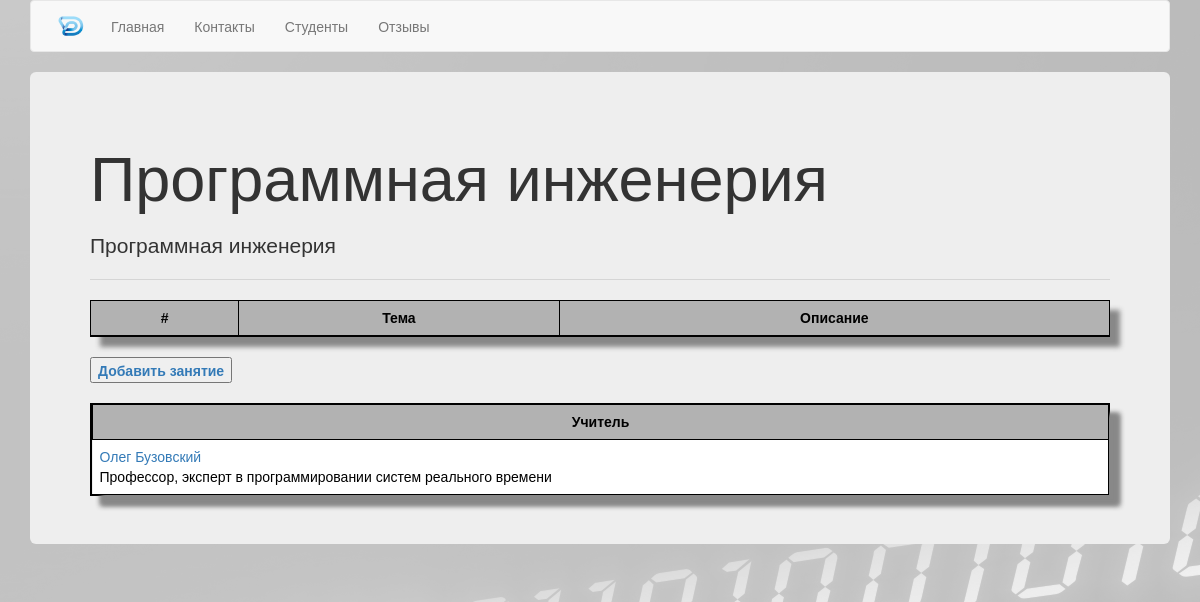
The page /courses/1/ on the database as committed earlier.
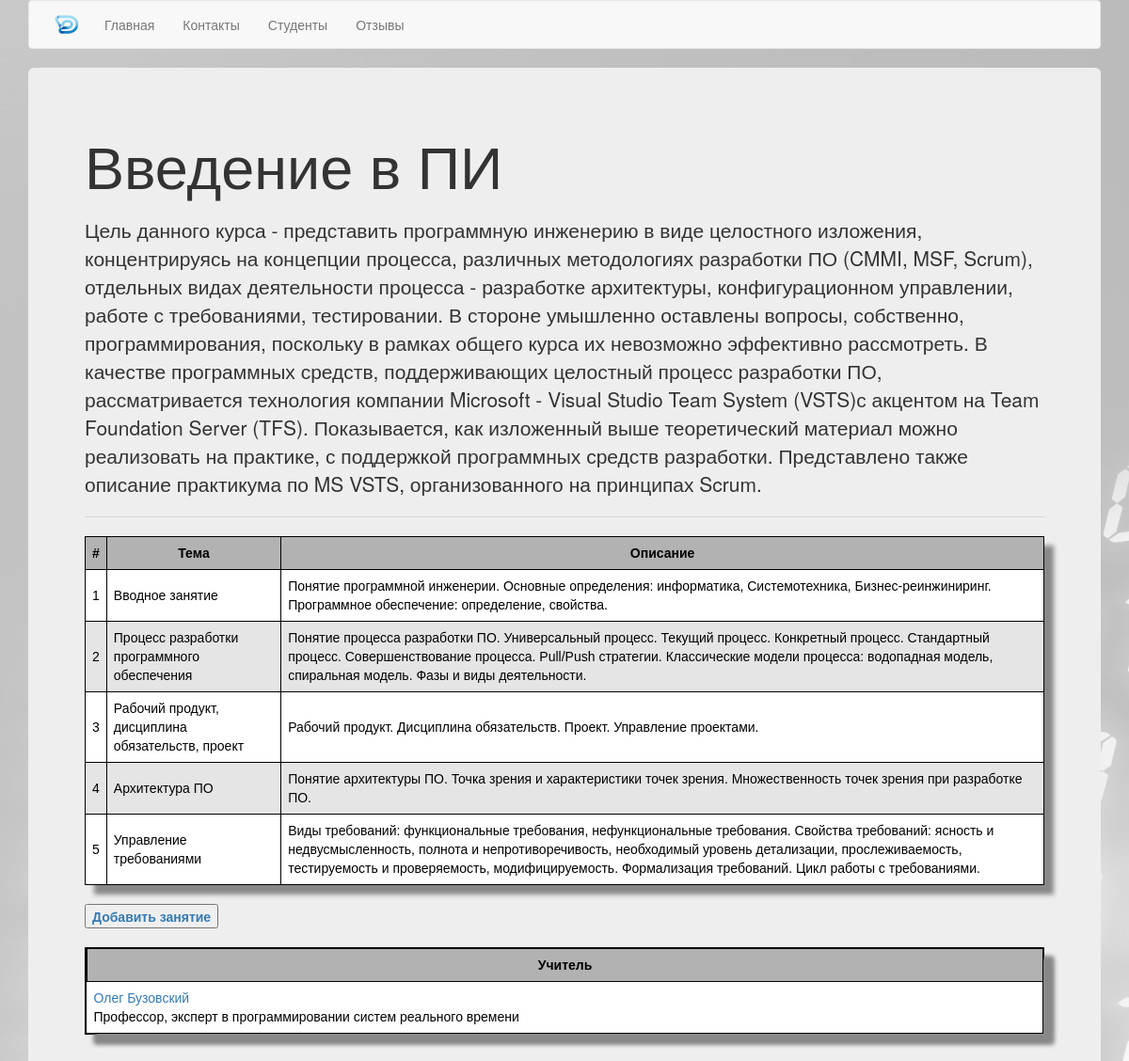
The same page on the database as committed later.
### courses/models.py (models this page shows, shortened)
class Course(models.Model):
    name = models.CharField(max_length=255)
    short_description = models.CharField(max_length=255)
    description =  models.TextField()
    coach = models.ForeignKey(Coach, null=True, blank=True, related_name='coach_courses')

class Lesson(models.Model):
    subject = models.CharField(max_length=255)
    description =  models.TextField()
    course = models.ForeignKey(Course)
    order = models.PositiveIntegerField()

### coaches/models.py (models this page shows, shortened)
class Coach(models.Model):
    user=models.OneToOneField(User)
    date_of_birth=models.DateField()
    gender=models.CharField(max_length=255,
        choices=(('M', 'Male'),('F', 'Female')))
    phone=models.CharField(max_length=255)
    address=models.CharField(max_length=255)
    skype=models.CharField(max_length=255)
    description=models.TextField(max_length=255)
    def get_name(self):
        return self.user.first_name
    def get_surname(self):
        return self.user.last_name

### courses/views.py (the view)
# urls.py: url(r'^(?P<pk>\d+)/$', CourseDetailView.as_view(), name='detail'),
class CourseDetailView(DetailView):
    model = Course
    template_name = 'courses/detail.html'
    context_object_name = 'course'
    def get_context_data(self, **kwargs):
        logger.debug("Courses detail view has been debugged")
        logger.info("Logger of courses detail view informs you!")
        logger.warning("Logger of courses detail view warns you!")
        logger.error("Courses detail view went wrong!")
        return super(CourseDetailView, self).get_context_data(**kwargs)

### templates/courses/detail.html (shortened to what this page needs)
{% extends "base.html" %}
{% load staticfiles %}
{% block students_link %}?course_id={{ course.id }}{% endblock%}
{% block content %}
    <div class="jumbotron">
      <h1>{{ course.name }}</h1>
      <p>{{ course.description }}</p>
      <hr>
    <div class="StudentTable">
      <table class="table-hover">
        <tr>
          <td>#</td>
          <td>Тема</td>
          <td>Описание</td>
        </tr>
        {% for lesson in course.lesson_set.all %}
        <tr>
          <td>
            {{ lesson.order }}
          </td>
          <td>
            {{ lesson.subject }}
          </td>
          <td>
            {{ lesson.description }}
          </td>
        </tr>
        {% endfor %}
      </table>
    </div>
    <br>
    <a href="{% url 'courses:add-lesson' course.id %}"><b>
    <button type="button">Добавить занятие</button>
    </b></a>
    <br/><br/>
    <div class="StudentTable">
      <div class="StudentTable">
      <table class="table-hover">
        <tr>
          <td>Учитель</td>
        </tr>
        <tr>
          <td>
            <a href="{% url 'coaches:detail' course.coach.id %}">{{ course.coach.get_name }} {{ course.coach.get_surname }}</a>
            <br>
            {{ course.coach.description }}
          </td>
        </tr>
      </table>
      </div>
    </div>
{% endblock content %}

### templates/base.html (shortened to what this page needs)
{% load staticfiles %}
<!DOCTYPE html>
<html lang="en">
<head>
  <link href="{% static 'css/bootstrap.css' %}" rel="stylesheet">
  <link href="{% static 'css/style.css' %}" rel="stylesheet">
</head>
<body class="back">
  <div class="container center-block">
    <nav class="navbar navbar-default">
      <div class="container-fluid">
        <div class="navbar-header">
        <a href="{% url 'index' %}">
        <img hspace="10" src="{% static 'images/nure.png' %}" vspace="10"
          width="30">
        </a></div>
        <div class="navbar-collapse collapse" id="navbar">
          <ul class="nav navbar-nav">
            <li class="{% block nav_class_main %}{% endblock %}">
              <a href="{% url 'index' %}">Главная</a>
            </li>
            <li class="{% block nav_class_contact %}{% endblock %}">
              <a href="{% url 'contact' %}">Контакты</a>
            </li>
            <li class="{% block nav_class_students %}{% endblock %}">
              <a href="{% url 'students:list_view'%}{% block students_link %}{% endblock%}">Студенты</a>
            </li>
            <li class="{% block nav_class_feedback %}{% endblock %}">
              <a href="{% url 'feedback' %}">Отзывы</a>
            </li>
          </ul>
        </div>
      </div>
    </nav>
{% block content %}{% endblock content %}
  </div>
</body>
</html>

### static/css/style.css (style rules this page uses)
.back { background-image: url("../images/back.png"); }
.StudentTable { margin:0px;padding:0px; width:100%; box-shadow: 10px 10px 5px #888888; border:1px solid #000000; }
.StudentTable table { border-collapse: collapse; border-spacing: 0; width:100%; height:100%; margin:0px;padding:0px; }
.StudentTable tr:nth-child(odd) { background-color:#e5e5e5; }
.StudentTable tr:nth-child(even) { background-color:#ffffff; }
.StudentTable td { vertical-align:middle; border:1px solid #000000; border-width:0px 1px 1px 0px; text-align:left; padding:7px; font-size:14px; font-family:Arial; font-weight:normal; color:#000000; }
.StudentTable tr:last-child td { border-width:0px 1px 0px 0px; }
.StudentTable tr td:last-child { border-width:0px 0px 1px 0px; }
.StudentTable tr:last-child td:last-child { border-width:0px 0px 0px 0px; }
.StudentTable tr:first-child td { background-color: #b2b2b2; border:0px solid #000000; text-align:center; border-width:0px 0px 1px 1px; font-size:14px; font-family:Arial; font-weight:bold; color:#000000; }
.StudentTable tr:first-child td:first-child { border-width:0px 0px 1px 0px; }
.StudentTable tr:first-child td:last-child { border-width:0px 0px 1px 1px; }

Rows that differ between the two databases and show on the page:
changed Course "Олег": name "Программная инженерия" → "Введение в ПИ"; description "Программная инженерия" → "Цель данного курса - представить программную инженерию в виде целостного изложения, концентрируясь на концепции процесса, различных методологиях разработки ПО (CMMI, MSF, Scrum), отдельных видах деятельности процесса - разработке архитектуры, конфигурационном управлении, работе с требованиями, тестировании. В стороне умышленно оставлены вопросы, собственно, программирования, поскольку в рамках общего курса их невозможно эффективно рассмотреть. В качестве программных средств, поддерживающих целостный процесс разработки ПО, рассматривается технология компании Microsoft - Visual Studio Team System (VSTS)с акцентом на Team Foundation Server (TFS). Показывается, как изложенный выше теоретический…"
added Lesson: order "1", subject "Вводное занятие", description "Понятие программной инженерии. Основные определения: информатика, Системотехника, Бизнес-реинжиниринг. Программное обеспечение: определение, свойства."
added Lesson: order "2", subject "Процесс разработки программного обеспечения", description "Понятие процесса разработки ПО. Универсальный процесс. Текущий процесс. Конкретный процесс. Стандартный процесс. Совершенствование процесса. Pull/Push стратегии. Классические модели процесса: водопадная модель, спиральная модель. Фазы и виды деятельности."
added Lesson: order "3", subject "Рабочий продукт, дисциплина обязательств, проект", description "Рабочий продукт. Дисциплина обязательств. Проект. Управление проектами."
added Lesson: order "4", subject "Архитектура ПО", description "Понятие архитектуры ПО. Точка зрения и характеристики точек зрения. Множественность точек зрения при разработке ПО."
added Lesson: order "5", subject "Управление требованиями", description "Виды требований: функциональные требования, нефункциональные требования. Свойства требований: ясность и недвусмысленность, полнота и непротиворечивость, необходимый уровень детализации, прослеживаемость, тестируемость и проверяемость, модифицируемость. Формализация требований. Цикл работы с требованиями."
